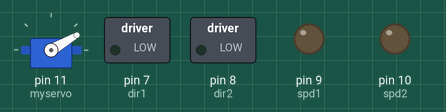
Bench run of a sketch on a simulated Arduino Uno, built with avr-gcc and run on an emulated ATmega328P. Parts: servo, switched loads named in the sketch (green lamp = pin HIGH), output pins drawn as LEDs (lit = HIGH). What the sketch prints to the serial monitor is not drawn.

Above: at 1.0 s.
At 2.6 s:
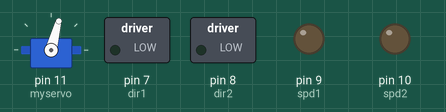
At 3.5 s:
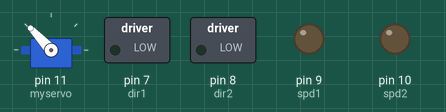
At 4.5 s:
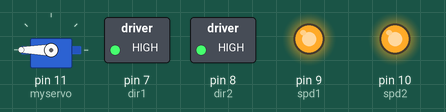
At 6.5 s:
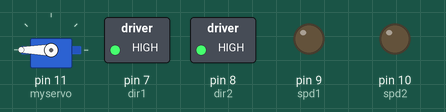
At 11.1 s:
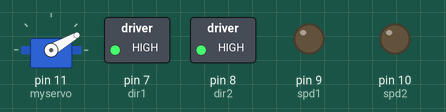
Timing chart, 0 to 12.6 s (numbered marks = the images above):
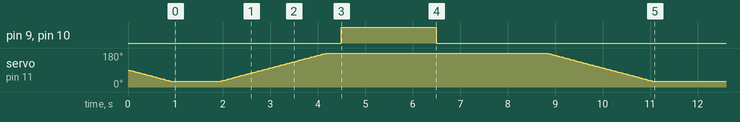

The sketch:

12th-draft-basic-arm-test.ino
```cpp
#include <DRV8835MotorShield.h>
#include <Servo.h>

int dir1 = 7;
int dir2 = 8;

int spd1 = 9;
int spd2 = 10;

Servo myservo;  // create servo object to control a servo
int pos = 0;  // variable to store the servo position


void setup() {
  // put your setup code here, to run once:
  Serial.begin(9600);
  myservo.attach(11);  // attaches the servo on pin 9 to the servo object
  Serial.println("Driving!");

  pinMode(dir1, OUTPUT);
  pinMode(dir2, OUTPUT);
  pinMode(spd1, OUTPUT);
  pinMode(spd2, OUTPUT);

  for (pos = 90; pos >= 30; pos -= 1) {  // goes from 0 degrees to 180 degrees
    // in steps of 1 degree
    myservo.write(pos);  // tell servo to go to position in variable 'pos'
    delay(15);           // waits 15ms for the servo to reach the position
  }

  delay(1000);
  //myservo.write(180);

  /*digitalWrite(dir1, 1);
  digitalWrite(spd1, HIGH);
  digitalWrite(dir2, 1);
  digitalWrite(spd2, HIGH);
  delay(2000);

  digitalWrite(dir1, 1);
  digitalWrite(spd1, LOW);
  digitalWrite(dir2, 1);
  digitalWrite(spd2, LOW);*/
  //delay(2000);

  //myservo.write(-40);

  for (pos = 30; pos <= 200; pos += 1) {  // goes from 0 degrees to 180 degrees
    // in steps of 1 degree
    myservo.write(pos);  // tell servo to go to position in variable 'pos'
    delay(15);           // waits 15ms for the servo to reach the position
  }

  digitalWrite(dir1, 1);
  digitalWrite(spd1, HIGH);
  digitalWrite(dir2, 1);
  digitalWrite(spd2, HIGH);
  delay(2000);

  digitalWrite(dir1, 1);
  digitalWrite(spd1, LOW);
  digitalWrite(dir2, 1);
  digitalWrite(spd2, LOW);
  delay(2000);

  for (pos = 200; pos >= 30; pos -= 1) {  // goes from 180 degrees to 0 degrees
    myservo.write(pos);                   // tell servo to go to position in variable 'pos'
    delay(15);                            // waits 15ms for the servo to reach the position
  }
}

void loop() {}
```
